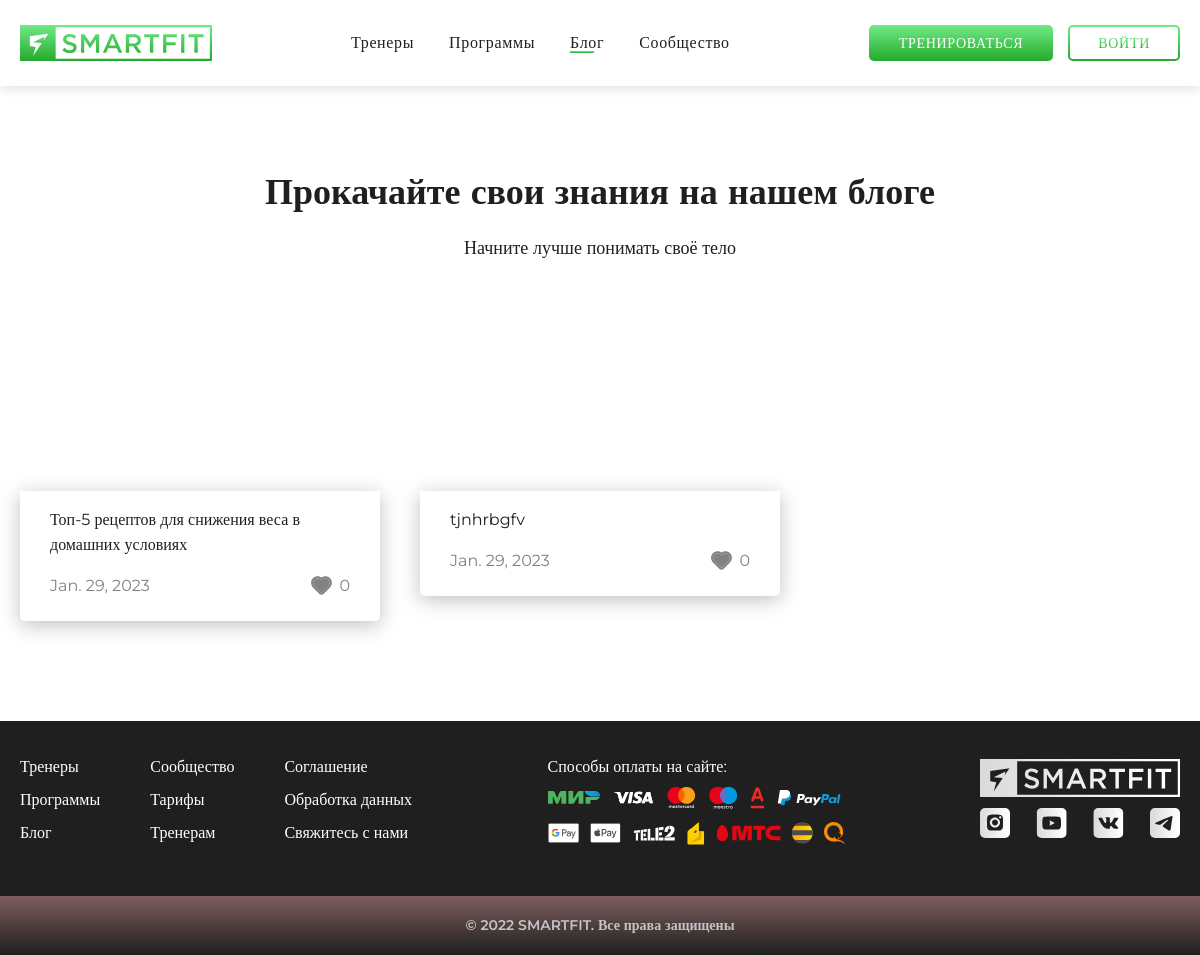
Screenshot of /blog/ with the database file from the repository.
### core/models.py (models this page shows, shortened)
class BlogPost(models.Model):
    name = models.CharField(max_length=100)
    preview_pic = models.ImageField()
    main_pic = models.ImageField()
    text = models.TextField()
    pub_date = models.DateField(auto_now_add=True)
    likes = models.IntegerField(default=0)
    views = models.IntegerField(default=0)
    read_time = models.CharField(max_length=5, default='')
    author = models.TextField()
    direction = models.ForeignKey(Direction, on_delete=models.SET_NULL, default=1, null=True)
    class Meta:
        verbose_name = 'Блог'

### core/views.py (the view)
# urls.py: 2. Add a URL to urlpatterns:  path('blog/', include('blog.urls'))
def blog(request):
    template = 'blog.html'
    context = {
        'posts': BlogPost.objects.order_by('likes')
    }
    return render(request, template, context)

### core/templates/blog.html (shortened to what this page needs)
<!DOCTYPE html>
<html lang="en" xmlns="http://www.w3.org/1999/html">
<head>
    <link rel="stylesheet" href="../static/fonts/stylesheet.css">
    <link rel="stylesheet" href="../static/css/SF_main.css">
    <link rel="stylesheet" href="../static/css/SF_components.css">
    <link rel="stylesheet" href="../static/css/SF_lk.css">
    <link rel="stylesheet" href="../static/css/modal.css">
</head>
<body>
<header {% if user.is_authenticated %}class="header logged"{% else %}class="header"{% endif %}>
    <div class="header__container wrapper">
        <a href="/" class="header__logo-link">
            <img src="../static/images/logo.svg" class="header__logo">
        </a>
        <div class="header__menu">
            <a href="{% url 'trainers' %}"
               {% if "trainers" in request.path %}class="header__item active"
               {% else %}class="header__item"{% endif %}>Тренеры</a>
            <a href="{% url 'programs' %}"
               {% if "programs" in request.path %}class="header__item active"
               {% else %}class="header__item"{% endif %}>Программы</a>
            <a href="{% url 'blog' %}"
               {% if "blog" in request.path %}class="header__item active"
               {% else %}class="header__item"{% endif %}>Блог</a>
            <a href="{% url 'home' %}"
               {% if request.path == 'home' %}class="header__item active"
               {% else %}class="header__item"{% endif %}>Сообщество</a>
        </div>
        {% if user.is_authenticated %}
            <a href="{% url "lk" %}" class="header__profile">
                {{ request.user.username }}
                <div class="header__avatar">{{ request.user.username.0 }}</div>
            </a>
        {% else %}
            <div class="header__buttons">
                <a href="{% url 'start' %}">
                    <button class='button header__button' id="login-button">
                        <div class="button__inner">
                            Тренироваться
                        </div>
                    </button>
                </a>
                <button class='button header__button _clear' id="login-button" onclick=loginModal()>
                    <div class="button__inner">
                    </div>
                </button>
            </div>
        {% endif %}
    </div>
</header>
<div class="blog page">
    <div class="blog__inner wrapper">
        <h2 class="blog__title center">
            Прокачайте свои знания на нашем блоге
        </h2>
        <p class="_18 blog__subtitle center">Начните лучше понимать своё тело</p>
        <div class="blog__box">
            {% for post in posts %}
                <a href="{% url 'post' post.id %}">
                    <div class='blog-slide blog__slide'>
                        <div class="blog-slide__frame"
                             style='background-image: url("/media/{{ post.preview_pic }}")'></div>
                        <div class="blog-slide__info">
                            <p class="blog-slide__title">{{ post.name }}</p>
                            <div class="blog-slide__misc">
                                <p class="blog-slide__date">{{ post.pub_date }}</p>
                                <p class="blog-slide__likes">
                                    <img src='../static/images/like.svg' alt="" class="blog-slide__heart">
                                    {{ post.likes }}
                                </p>
                            </div>
                        </div>
                    </div>
                </a>
            {% endfor %}
        </div>
    </div>
</div>
<footer class="footer">
    <div class="footer__main">
        <div class="wrapper footer__inner">
            <div class="footer__links">
                <a class="footer__link" href="{% url 'trainers' %}">
                    Тренеры
                </a>
                <a class="footer__link" href="/">
                    Сообщество
                </a>
                <a class="footer__link">Соглашение</a>
                <a class="footer__link" href="{% url 'programs' %}">
                    Программы
                </a>
                <a class="footer__link" href="{% url 'start' %}">
                    Тарифы
                </a>
                <a class="footer__link">Обработка данных</a>
                <a class="footer__link" href="{% url 'blog' %}">
                    Блог
                </a>
                <a class="footer__link">Тренерам</a>
                <a class="footer__link">Свяжитесь с нами</a>
            </div>
            <div class="footer__payment">
                <p class="footer__link n">Способы оплаты на сайте:</p>
                <div class="footer__payment-row">
                    <img src="../static/images/payment/mir.svg" alt="" class="footer__payment-icon"/>
                    <img src="../static/images/payment/visa.svg" alt="" class="footer__payment-icon"/>
                    <img src="../static/images/payment/mc.svg" alt="" class="footer__payment-icon"/>
                    <img src="../static/images/payment/maestro.svg" alt="" class="footer__payment-icon"/>
                    <img src="../static/images/payment/alpha.svg" alt="" class="footer__payment-icon"/>
                    <img src="../static/images/payment/pay-pal.svg" alt="" class="footer__payment-icon"/>
                </div>
                <div class="footer__payment-row second">
                    <img src="../static/images/payment/google.svg" alt="" class="footer__payment-icon"/>
                    <img src="../static/images/payment/apple.svg" alt="" class="footer__payment-icon"/>
                    <img src="../static/images/payment/tele2.svg" alt="" class="footer__payment-icon"/>
                    <img src="../static/images/payment/yandex.svg" alt="" class="footer__payment-icon"/>
                    <img src="../static/images/payment/mts.svg" alt="" class="footer__payment-icon"/>
                    <img src="../static/images/payment/beeline.svg" alt="" class="footer__payment-icon"/>
                    <img src="../static/images/payment/qiwi.svg" alt="" class="footer__payment-icon"/>
                </div>
            </div>
            <div class="footer__misc">
                <a class="footer__logo-link" href="/">
                    <img src="../static/images/logo-gray.svg" class="footer__logo">
                </a>
                <div class="footer__socials">
                    <a href="" class="footer__social">
                        <img src="../static/images/instagram.svg" alt="" class="footer__social-icon"/>
                    </a>
                    <a href="" class="footer__social">
                        <img src="../static/images/youtube.svg" alt="" class="footer__social-icon"/>
                    </a>
                    <a href="" class="footer__social">
                        <img src="../static/images/vk.svg" alt="" class="footer__social-icon"/>
                    </a>
                    <a href="" class="footer__social">
                        <img src="../static/images/telegram.svg" alt="" class="footer__social-icon"/>
                    </a>
                </div>
            </div>
        </div>
    </div>
    <div class="footer__creds">© 2022 SMARTFIT. Все права защищены</div>
</footer>
</body>
</html>

### core/static/css/SF_main.css (style rules this page uses)
* { font-family: Montserrat; box-sizing: border-box; position: relative; margin: 0; padding: 0; color: #1F1F1F; outline: none; border: none; text-decoration: none; line-height: 1; }
p { font-weight: 400; }
p._18 { font-size: 18px; line-height: 25px; }
a { color: inherit; }
.center { text-align: center; }
h2 { text-align: center; margin-bottom: 20px; font-weight: 700; font-size: 36px; line-height: 50px; }
.page { padding-top: calc( 86px + 80px); }
.wrapper { width: 1160px; margin: 0 auto; }
.blog { margin-bottom: 50px; }
.blog__inner { display: flex; flex-direction: column; align-items: center; }
.blog__title { margin-bottom: 20px; }
.blog__subtitle { margin-bottom: 50px; }
.blog__box { display: grid; width: 100%; grid-template-columns: repeat(auto-fill, 360px); grid-gap: 50px 40px; margin-bottom: 50px; }

### core/static/css/modal.css (style rules this page uses)
* { box-sizing: border-box; position: relative; }

### rows the page displays
BlogPost: name "Топ-5 рецептов для снижения веса в домашних условиях", pub_date "Jan. 29, 2023", likes "0"
BlogPost: name "tjnhrbgfv", pub_date "Jan. 29, 2023", likes "0"
